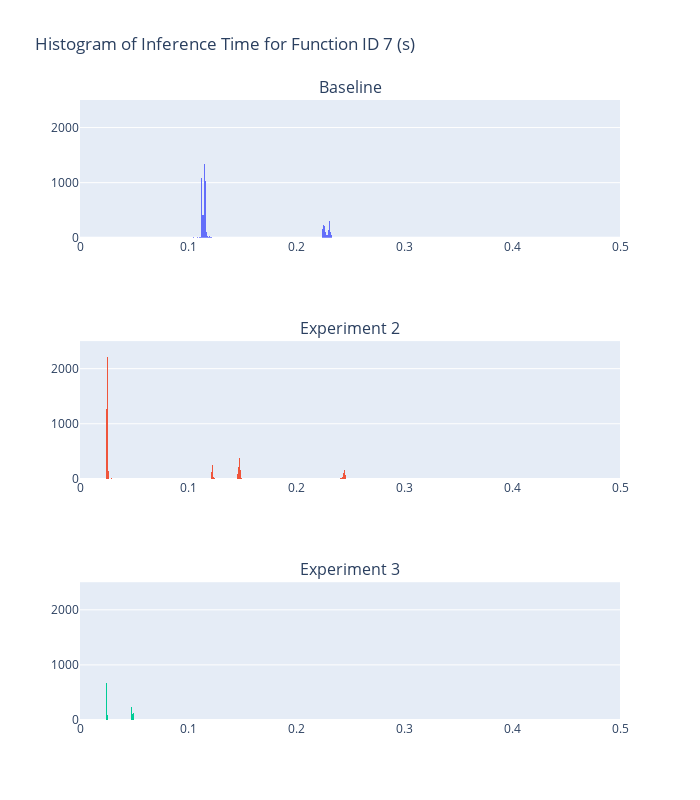

Notebook cell for this chart:
### Code cell
fig = make_subplots(rows=3, cols=1, subplot_titles=("Baseline", "Experiment 2", "Experiment 3"))

fig.update_xaxes(range=[0, 0.5], row=1, col=1)
fig.update_xaxes(range=[0, 0.5], row=2, col=1)
fig.update_xaxes(range=[0, 0.5], row=3, col=1)

fig.update_yaxes(range=[0, 2500], row=1, col=1)
fig.update_yaxes(range=[0, 2500], row=2, col=1)
fig.update_yaxes(range=[0, 2500], row=3, col=1)

histogram_baseline = go.Histogram(x=filtered_7['total_inference_time_including_queue'], nbinsx=1000, histnorm='')
fig.add_trace(histogram_baseline, row=1, col=1)

histogram_preloading_1 = go.Histogram(x=ex3_filtered_7['total_inference_time_including_queue'], nbinsx=1000, histnorm='')
fig.add_trace(histogram_preloading_1, row=2, col=1)

histogram_preloading_2 = go.Histogram(x=ex4_filtered_7['total_inference_time_including_queue'], nbinsx=1000, histnorm='')
fig.add_trace(histogram_preloading_2, row=3, col=1)

fig.update_layout(title_text="Histogram of Inference Time for Function ID 7 (s)", showlegend=False, width=700, height=800)

fig.show()

### Figure 1 — Plotly figure (JSON) as saved in the notebook; plotly's stock layout.template omitted (floating-point values rounded to 4 significant figures; data arrays with more than 128 entries replaced by an {"elided": "..."} marker saying what was removed)
{"data": [{"histnorm": "", "nbinsx": 1000, "type": "histogram", "x": {"elided": "9848 float values"}, "xaxis": "x", "yaxis": "y"}, {"histnorm": "", "nbinsx": 1000, "type": "histogram", "x": {"elided": "9848 float values"}, "xaxis": "x2", "yaxis": "y2"}, {"histnorm": "", "nbinsx": 1000, "type": "histogram", "x": {"elided": "9848 float values"}, "xaxis": "x3", "yaxis": "y3"}], "layout": {"annotations": [{"font": {"size": 16}, "showarrow": false, "text": "Baseline", "x": 0.5, "xanchor": "center", "xref": "paper", "y": 1, "yanchor": "bottom", "yref": "paper"}, {"font": {"size": 16}, "showarrow": false, "text": "Experiment 2", "x": 0.5, "xanchor": "center", "xref": "paper", "y": 0.6111, "yanchor": "bottom", "yref": "paper"}, {"font": {"size": 16}, "showarrow": false, "text": "Experiment 3", "x": 0.5, "xanchor": "center", "xref": "paper", "y": 0.2222, "yanchor": "bottom", "yref": "paper"}], "height": 800, "showlegend": false, "title": {"text": "Histogram of Inference Time for Function ID 7 (s)"}, "width": 700, "xaxis": {"anchor": "y", "domain": [0, 1], "range": [0, 0.5]}, "xaxis2": {"anchor": "y2", "domain": [0, 1], "range": [0, 0.5]}, "xaxis3": {"anchor": "y3", "domain": [0, 1], "range": [0, 0.5]}, "yaxis": {"anchor": "x", "domain": [0.7778, 1], "range": [0, 2500]}, "yaxis2": {"anchor": "x2", "domain": [0.3889, 0.6111], "range": [0, 2500]}, "yaxis3": {"anchor": "x3", "domain": [0, 0.2222], "range": [0, 2500]}}}
